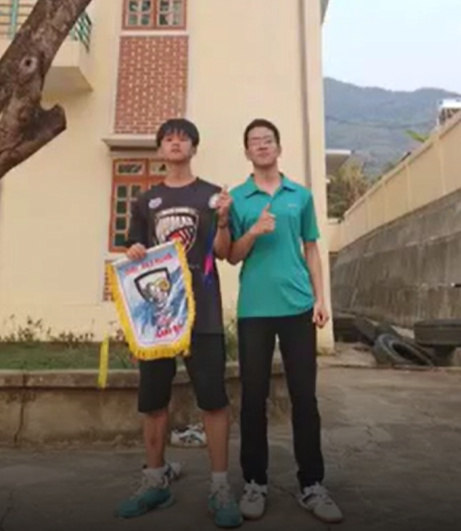
#> input picture Assets/Image/Test.png, 461 x 531 px
$ python Test.py
#> lines starting #> are read from the running program, lines starting #| are printed output that depends on the picture
import numpy as np
import cv2
import matplotlib.pyplot as plt

# Đọc ảnh đầu vào
input_image = cv2.imread('Assets/Image/Test.png', cv2.IMREAD_GRAYSCALE)
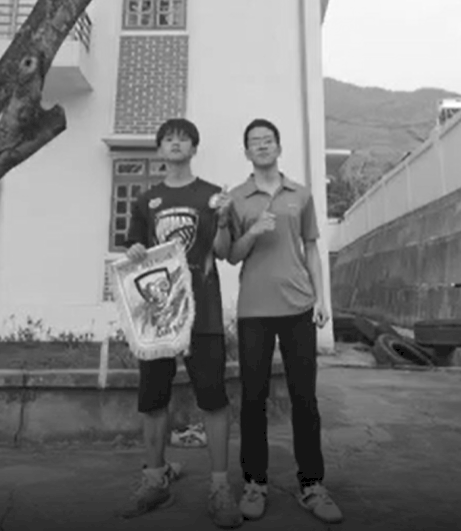
#> input_image: shape (531, 461); min 0, max 255, mean 122.2
M, N = input_image.shape
#> M = 531; N = 461

# Bước 1: Chuyển kích thước ảnh
P, Q = 2 * M, 2 * N
#> P = 1062; Q = 922
fp = np.zeros((P, Q), dtype=np.float32)
fp[:M, :N] = input_image
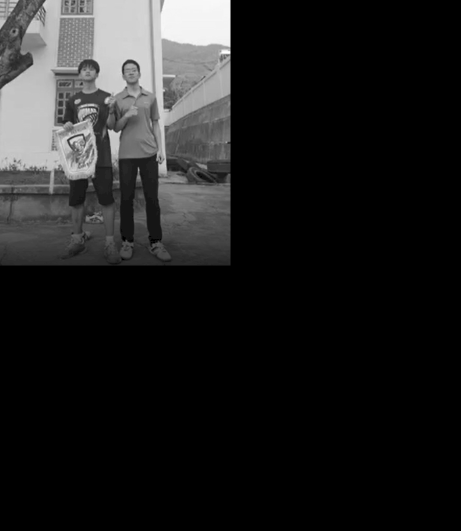
#> fp: shape (1062, 922) float32 (shown at 1/2 size); min 0, max 255, mean 30.6

# Bước 2: Tạo ảnh mới Fp
Fp = np.multiply(fp, (-1) ** np.add.outer(np.arange(P), np.arange(Q)))
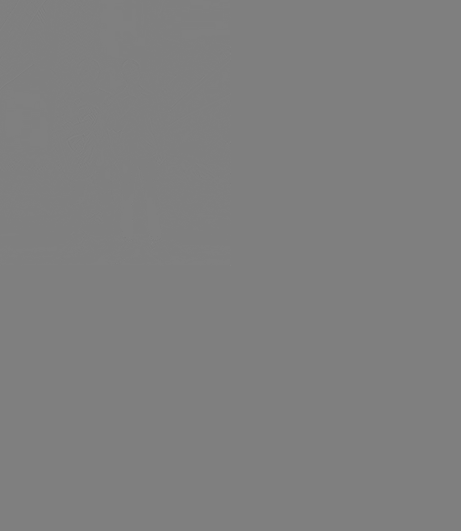
#> Fp: shape (1062, 922) float64 (shown at 1/2 size); min -255, max 255, mean 0; drawn with min black and max white

# Bước 3: Tính DFT của Fp
F = np.fft.fft2(Fp)

# Bước 4: Tạo bộ lọc Butterworth thông cao
D0 = 100  # Thay đổi D0 theo ý muốn
n = 2     # Thay đổi n theo ý muốn

# Tạo mảng u và v có kích thước (P, Q)
u, v = np.meshgrid(np.fft.fftfreq(P), np.fft.fftfreq(Q))

# Tính toán bộ lọc Butterworth
D = np.sqrt((u - 0.5) ** 2 + (v - 0.5) ** 2)
H = 1 / (1 + (D0 / D) ** (2 * n))

# Transpose the filter H to match the shape of F
H = np.transpose(H)

# Bước 5: Áp dụng bộ lọc thông cao
G = np.multiply(F, H)

# Bước 6: Biến đổi ngược IDFT của G
gp = np.real(np.fft.ifft2(G))
gp = np.multiply(gp, (-1) ** np.add.outer(np.arange(P), np.arange(Q)))
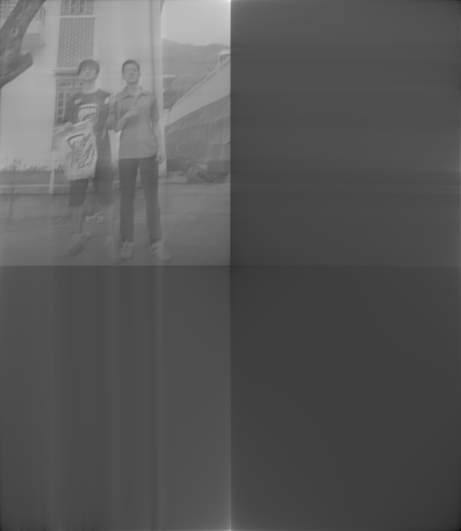
#> gp: shape (1062, 922) float64 (shown at 1/2 size); min -2.7e-06, max 8.59e-06, mean 1.22e-06; drawn with min black and max white

# Bước 7: Lấy vùng MxN từ ảnh gp
g = gp[:M, :N]
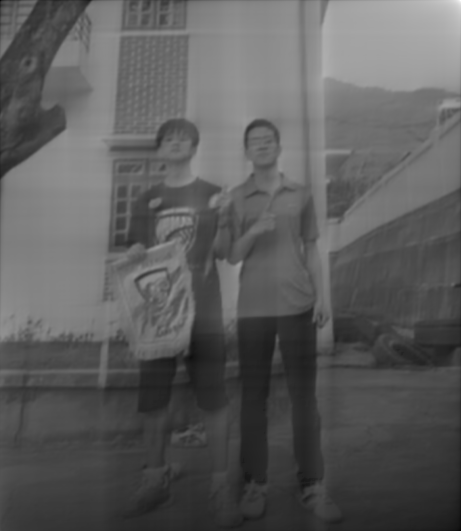
#> g: shape (531, 461) float64; min 1.5e-07, max 8.59e-06, mean 3.21e-06; drawn with min black and max white

# Hiển thị ảnh đầu vào và đầu ra bằng matplotlib
plt.subplot(121), plt.imshow(input_image, cmap='gray'), plt.title('Ảnh đầu vào')
plt.subplot(122), plt.imshow(g, cmap='gray'), plt.title('Ảnh đầu ra')
plt.show()

$ run again, with Assets/Image/Picture2.png copied over Assets/Image/Test.png
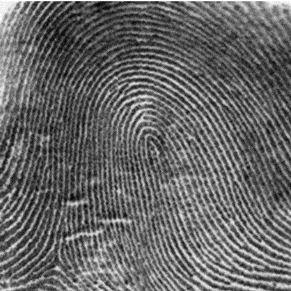
#> input picture Assets/Image/Picture2.png, 291 x 291 px
#> input_image is the input picture: shape (291, 291); min 4, max 255, mean 103
#> `gp = np.multiply(gp, (-1) ** np.add.outer(np.arange(P), np.arange(Q)))`:
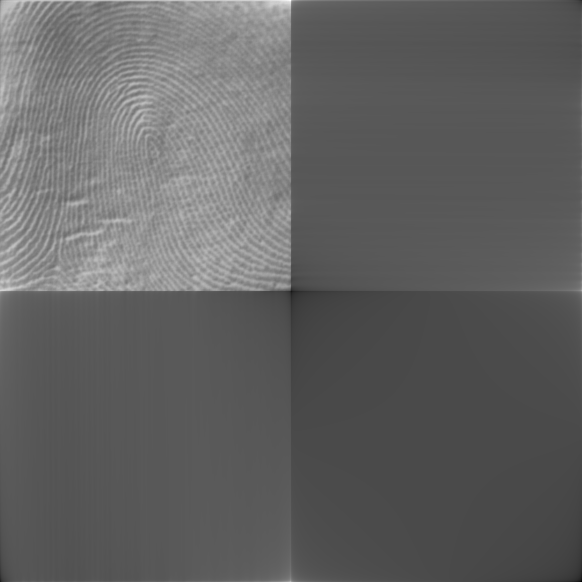
#> gp: shape (582, 582) float64; min -2.63e-06, max 6.82e-06, mean 1.03e-06; drawn with min black and max white
#> `g = gp[:M, :N]`:
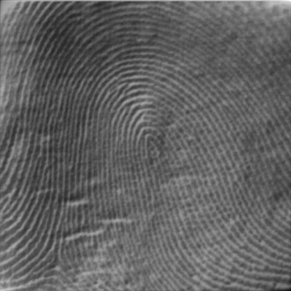
#> g: shape (291, 291) float64; min 9.22e-08, max 6.82e-06, mean 2.68e-06; drawn with min black and max white
